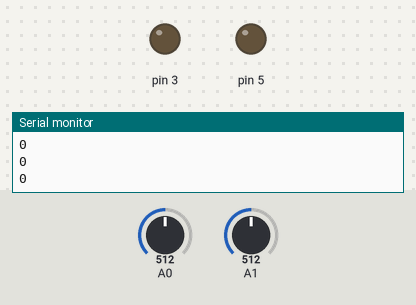
A sketch run on a simulated Arduino Uno, built with avr-gcc and run on an emulated ATmega328P. On the bench: output pins drawn as LEDs (lit = HIGH), the last lines printed to the serial monitor. The inputs (shaded band) are chosen by the test bench; at power-on: A0 = 512, A1 = 512. Pins used as bus, display or sensor lines are not drawn.

Above: at 1.2 s.
1.3 s: A0 set to 550
3.8 s: A0 set to 575
At 6.64 s:
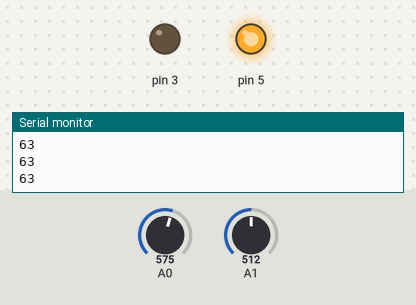
6.8 s: A1 set to 532
At 7.16 s:
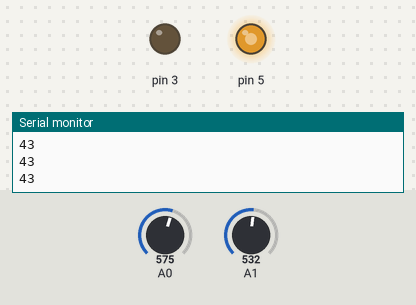
9.8 s: A1 set to 619
12.3 s: A1 set to 641
At 15.13 s:
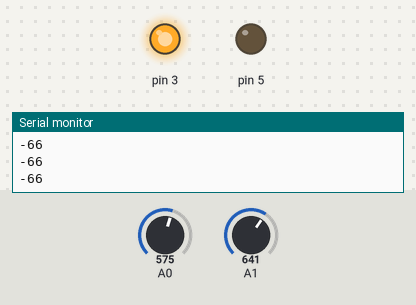
15.3 s: A0 set to 716
At 15.62 s:
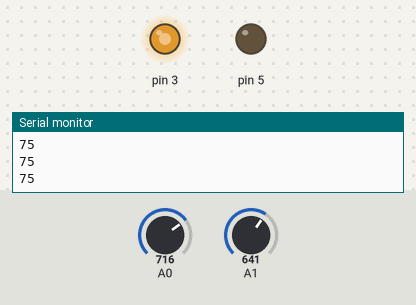
Timing chart, 0 to 19.3 s (numbered marks = the images above; inputs shaded):
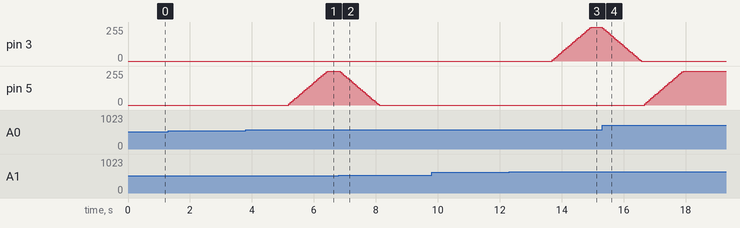

The sketch:

lightvore_project_test.ino
```cpp
int count = 50;
int light1;
int light2;
int diferince;
int brightness = 0;
int activeLight = 0;
//ambient light lvl
int biasval = 0;
//amount the photorestors must be differint to turn led's on
const int lightDiff = 50;
const int LIGHTEN_STEP = 10;
const int DARKEN_STEP = 10;
void lr() {
  light1 = analogRead(A0);
  light2 = analogRead(A1);
}
void lp() {
  Serial.println("photoresistor 1 is");
  Serial.println(light1);
  Serial.println("photoresistor 2 is");
  Serial.println(light2);
}
void difr() {
  diferince = light1 - light2 + biasval;
}
void difw() {
  Serial.println(diferince);
}
void setup() {
  pinMode(A0, 0);
  pinMode(A1, 0);
  pinMode(3, 1);
  pinMode(5, 1);
  Serial.begin(9600);
  lr();
  difr();
  biasval = -diferince;
  Serial.println("biasval is");
  Serial.println(biasval);
}
void loop() {
  int nextLight;
  lr();
  difr();
  difw();
  //Serial.println(brightness);

  // Figure out which light we want on
  if (diferince < -lightDiff) {
    nextLight = 3;
  } else if (diferince > lightDiff) {
    nextLight = 5;
  } else {
    nextLight = 0;
  }


  if (activeLight != nextLight) {
    if (brightness <= 0) {
      // faded out all the way, start fading in
      activeLight = nextLight;
    } else {
      // fade out
      brightness -= DARKEN_STEP;
    }
  } else {
    // fade in
    brightness += LIGHTEN_STEP;
  }

  // clamp brightness to the limits of analogWrite
  if (brightness < 0) {
    brightness = 0;
  } else if (brightness > 255) {
    brightness = 255;
  }

  analogWrite(activeLight, brightness);
  delay(count);
}
```

Measured:
- the behaviour switches between 562 and 563 on A0 (found by bisection; images 0 and 1)
- the behaviour switches between 524 and 525 on A1 (found by bisection; images 1 and 2)
- the behaviour switches between 625 and 626 on A1 (found by bisection; images 2 and 3)
- after the input at 3.8 s, pin 5: moves from 0/255 to 255/255 over 1.3 s, starting after 1.4 s
- after the input at 6.8 s, pin 5: moves from 255/255 to 0/255 over 1.3 s, starting after 0.05 s
- after the input at 12.3 s, pin 3: moves from 0/255 to 255/255 over 1.3 s, starting after 1.4 s
- after the input at 15.3 s, pin 3: moves from 255/255 to 0/255 over 1.3 s, starting at once; pin 5: moves from 0/255 to 255/255 over 1.3 s, starting after 1.4 s
